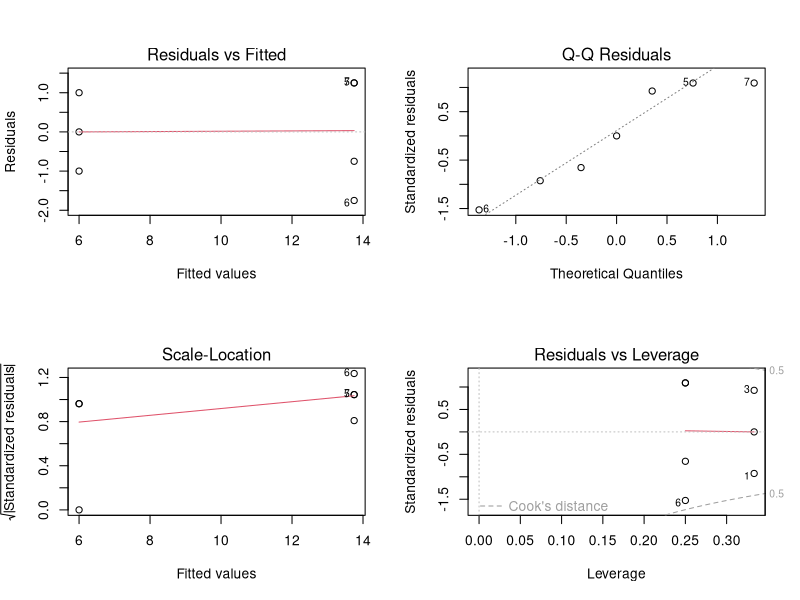

This figure's R source:
# Following is a dummy data;
# Compares the value of B ~ A;

# 1. a dummy data;
x <- data.frame(A = factor(rep(letters[1:2], c(3,4)), levels = letters[1:2]), B = c(5:7, 13, 15, 12, 15))

# 2. fit lm;
x.lm <- lm(B~A, data = x)

# 3. summary of the lm;
x.lmSum <- summary(x.lm)

# 3.1 visualize;
par(mfrow=c(2,2))
plot(x.lm)
# End #######################################################################################################;
